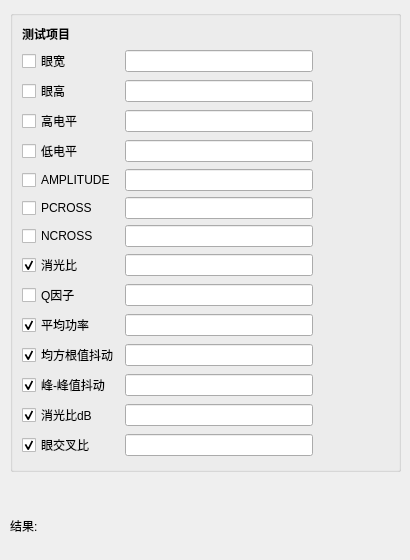
            <widget class="QWidget" name="tabMeas">
             <attribute name="title">
              <string>Meas</string>
             </attribute>
             <widget class="QGroupBox" name="measGroupBox">
              <property name="geometry">
               <rect>
                <x>10</x>
                <y>10</y>
                <width>391</width>
                <height>462</height>
               </rect>
              </property>
              <layout class="QGridLayout" name="gridLayout">
               <item row="0" column="0">
                <widget class="QLabel" name="measLabel">
                 <property name="sizePolicy">
                  <sizepolicy hsizetype="Preferred" vsizetype="Maximum">
                   <horstretch>0</horstretch>
                   <verstretch>0</verstretch>
                  </sizepolicy>
                 </property>
                 <property name="font">
                  <font>
                   <weight>75</weight>
                   <bold>true</bold>
                  </font>
                 </property>
                 <property name="text">
                  <string>测试项目</string>
                 </property>
                </widget>
               </item>
               <item row="1" column="0">
                <widget class="QCheckBox" name="EYE_WIDTH_chb">
                 <property name="text">
                  <string>眼宽</string>
                 </property>
                 <property name="checked">
                  <bool>false</bool>
                 </property>
                </widget>
               </item>
               <item row="1" column="1">
                <widget class="QLineEdit" name="EYE_WIDTH_le"/>
               </item>
               <item row="2" column="0">
                <widget class="QCheckBox" name="EYE_HEIGHT_chb">
                 <property name="text">
                  <string>眼高</string>
                 </property>
                 <property name="checked">
                  <bool>false</bool>
                 </property>
                </widget>
               </item>
               <item row="2" column="1">
                <widget class="QLineEdit" name="EYE_HEIGHT_le"/>
               </item>
               <item row="3" column="0">
                <widget class="QCheckBox" name="EYE_HIGH_chb">
                 <property name="text">
                  <string>高电平</string>
                 </property>
                </widget>
               </item>
               <item row="3" column="1">
                <widget class="QLineEdit" name="EYE_HIGH_le"/>
               </item>
               <item row="4" column="0">
                <widget class="QCheckBox" name="EYE_LOW_chb">
                 <property name="text">
                  <string>低电平</string>
                 </property>
                 <property name="checked">
                  <bool>false</bool>
                 </property>
                 <property name="autoRepeat">
                  <bool>false</bool>
                 </property>
                 <property name="tristate">
                  <bool>false</bool>
                 </property>
                </widget>
               </item>
               <item row="4" column="1">
                <widget class="QLineEdit" name="EYE_LOW_le"/>
               </item>
               <item row="5" column="0">
                <widget class="QCheckBox" name="EYE_AMPLITUDE_chb">
                 <property name="text">
                  <string>AMPLITUDE</string>
                 </property>
                </widget>
               </item>
               <item row="5" column="1">
                <widget class="QLineEdit" name="EYE_AMPLITUDE_le"/>
               </item>
               <item row="6" column="0">
                <widget class="QCheckBox" name="EYE_PCROSS_chb">
                 <property name="text">
                  <string>PCROSS</string>
                 </property>
                 <property name="checked">
                  <bool>false</bool>
                 </property>
                </widget>
               </item>
               <item row="6" column="1">
                <widget class="QLineEdit" name="EYE_PCROSS_le"/>
               </item>
               <item row="7" column="0">
                <widget class="QCheckBox" name="EYE_NCROSS_chb">
                 <property name="text">
                  <string>NCROSS</string>
                 </property>
                </widget>
               </item>
               <item row="7" column="1">
                <widget class="QLineEdit" name="EYE_NCROSS_le"/>
               </item>
               <item row="8" column="0">
                <widget class="QCheckBox" name="EYE_EXTICTRATIO_chb">
                 <property name="text">
                  <string>消光比</string>
                 </property>
                 <property name="checked">
                  <bool>true</bool>
                 </property>
                </widget>
               </item>
               <item row="8" column="1">
                <widget class="QLineEdit" name="EYE_EXTICTRATIO_le"/>
               </item>
               <item row="8" column="2">
                <widget class="QLabel" name="label_2_extinctratio">
                 <property name="text">
                  <string/>
                 </property>
                </widget>
               </item>
               <item row="9" column="0">
                <widget class="QCheckBox" name="EYE_QFACTOR_chb">
                 <property name="text">
                  <string>Q因子</string>
                 </property>
                </widget>
               </item>
               <item row="9" column="1">
                <widget class="QLineEdit" name="EYE_QFACTOR_le"/>
               </item>
               <item row="10" column="0">
                <widget class="QCheckBox" name="EYE_AOPTPWRDBM_chb">
                 <property name="text">
                  <string>平均功率</string>
                 </property>
                 <property name="checked">
                  <bool>true</bool>
                 </property>
                </widget>
               </item>
               <item row="10" column="1">
                <widget class="QLineEdit" name="EYE_AOPTPWRDBM_le"/>
               </item>
               <item row="11" column="0">
                <widget class="QCheckBox" name="EYE_RMSJITTER_chb">
                 <property name="text">
                  <string>均方根值抖动</string>
                 </property>
                 <property name="checked">
                  <bool>true</bool>
                 </property>
                </widget>
               </item>
               <item row="11" column="1">
                <widget class="QLineEdit" name="EYE_RMSJITTER_le"/>
               </item>
               <item row="11" column="2">
                <widget class="QLabel" name="label_3_rmsjitter">
                 <property name="text">
                  <string/>
                 </property>
                </widget>
               </item>
               <item row="12" column="0">
                <widget class="QCheckBox" name="EYE_PKPKJITTER_chb">
                 <property name="text">
                  <string>峰-峰值抖动</string>
                 </property>
                 <property name="checked">
                  <bool>true</bool>
                 </property>
                </widget>
               </item>
               <item row="12" column="1">
                <widget class="QLineEdit" name="EYE_PKPKJITTER_le"/>
               </item>
               <item row="12" column="2">
                <widget class="QLabel" name="label_4_pkpkjitter">
                 <property name="text">
                  <string/>
                 </property>
                </widget>
               </item>
               <item row="13" column="0">
                <widget class="QCheckBox" name="EYE_EXTINCTDB_chb">
                 <property name="text">
                  <string>消光比dB</string>
                 </property>
                 <property name="checked">
                  <bool>true</bool>
                 </property>
                </widget>
               </item>
               <item row="13" column="1">
                <widget class="QLineEdit" name="EYE_EXTINCTDB_le">
                 <property name="sizePolicy">
                  <sizepolicy hsizetype="Expanding" vsizetype="Fixed">
                   <horstretch>0</horstretch>
                   <verstretch>0</verstretch>
                  </sizepolicy>
                 </property>
                 <property name="minimumSize">
                  <size>
                   <width>0</width>
                   <height>0</height>
                  </size>
                 </property>
                </widget>
               </item>
               <item row="13" column="2">
                <widget class="QLabel" name="label_5_extinctdb">
                 <property name="minimumSize">
                  <size>
                   <width>50</width>
                   <height>0</height>
                  </size>
                 </property>
                 <property name="text">
                  <string/>
                 </property>
                </widget>
               </item>
               <item row="14" column="0">
                <widget class="QCheckBox" name="EYE_PCTCROSS_chb">
                 <property name="text">
                  <string>眼交叉比</string>
                 </property>
                 <property name="checked">
                  <bool>true</bool>
                 </property>
                </widget>
               </item>
               <item row="14" column="1">
                <widget class="QLineEdit" name="EYE_PCTCROSS_le"/>
               </item>
               <item row="14" column="2">
                <widget class="QLabel" name="label_6_pctcross">
                 <property name="minimumSize">
                  <size>
                   <width>70</width>
                   <height>0</height>
                  </size>
                 </property>
                 <property name="text">
                  <string/>
                 </property>
                </widget>
               </item>
              </layout>
             </widget>
             <widget class="QLabel" name="label_2_judge_state">
              <property name="geometry">
               <rect>
                <x>100</x>
                <y>500</y>
                <width>181</width>
                <height>51</height>
               </rect>
              </property>
              <property name="text">
               <string/>
              </property>
             </widget>
             <widget class="QLabel" name="label_2_judge_final">
              <property name="geometry">
               <rect>
                <x>10</x>
                <y>500</y>
                <width>72</width>
                <height>51</height>
               </rect>
              </property>
              <property name="styleSheet">
               <string notr="true">font: 20pt &quot;Arial&quot;;</string>
              </property>
              <property name="text">
               <string>结果:</string>
              </property>
             </widget>
            </widget>
